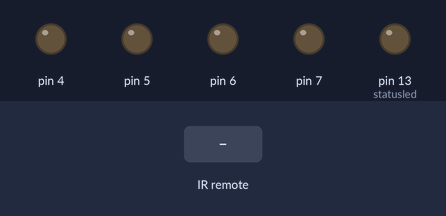
The sketch below on a simulated Arduino Uno, built with avr-gcc and run on an emulated ATmega328P. On the bench: output pins drawn as LEDs (lit = HIGH). Inputs (shaded band) come from the test bench.

Above: at 1.2 s.
1.3 s: infrared code 0xFF50AF received
At 2.5 s:
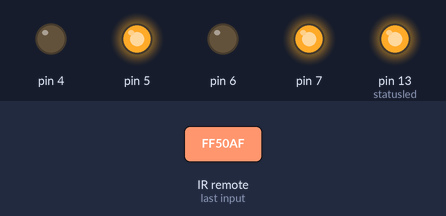
2.8 s: infrared code 0xFF30CF received
At 3.6 s:
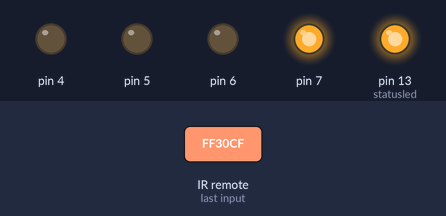
4.3 s: infrared code 0xFFB04F received
At 4.7 s:
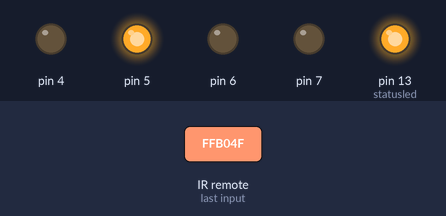
5.8 s: infrared code 0xFFD02F received
At 7.0 s:
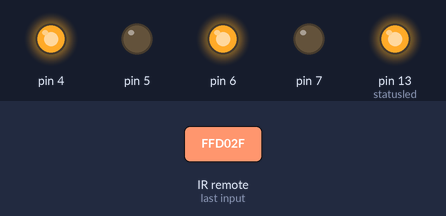
7.3 s: infrared code 0xFF9867 received
At 8.2 s:
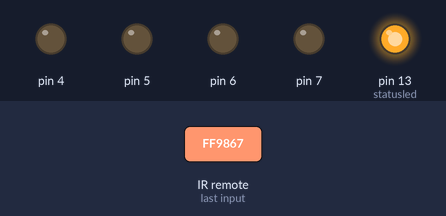
Timing chart, 0 to 9.8 s (numbered marks = the images above; inputs shaded):
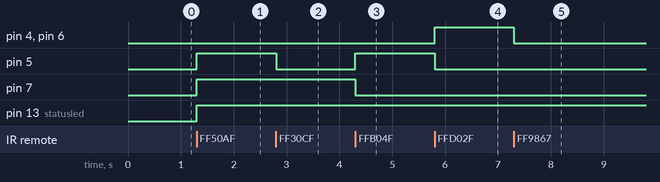

The sketch:

ir_robot_ctrl.ino
```cpp
/*Type your 5 button s code in if else if statement in bellow code. The shown value is my remote value.

Use 5 button to control robot forward, reverse, left right and stop*/

#include <IRremote.h>

int RECV_PIN = 11;

int statusled = 13;

IRrecv irrecv(RECV_PIN);

decode_results results;

void setup()

{

irrecv.enableIRIn();

pinMode(statusled,OUTPUT);

pinMode(7,OUTPUT);

pinMode(6,OUTPUT);

pinMode(5,OUTPUT);

pinMode(4,OUTPUT);

digitalWrite(statusled,LOW);

}

void loop() {

if (irrecv.decode(&results)) {

digitalWrite(statusled,HIGH);

irrecv.resume();

if (results.value == 0xFF50AF){ // type your remote forward robot control button hex value in underlined area.

digitalWrite(7,HIGH);

digitalWrite(6,LOW);

digitalWrite(5,HIGH);

digitalWrite(4,LOW);

}else if(results.value == 0xFF30CF){ // type your remote left robot control button hex value in underlined area.

digitalWrite(7,HIGH);

digitalWrite(6,LOW);

digitalWrite(5,LOW);

digitalWrite(4,LOW);

}

else if(results.value == 0xFFB04F){ // type your remote right robot control button hex value in underlined area.

digitalWrite(7,LOW);

digitalWrite(6,LOW);

digitalWrite(5,HIGH);

digitalWrite(4,LOW);

} else if(results.value == 0xFFD02F){ // type your remote backward robot control button hex value in underlined area.

digitalWrite(7,LOW);

digitalWrite(6,HIGH);

digitalWrite(5,LOW);

digitalWrite(4,HIGH);

}else if(results.value == 0xFF9867){ // type your remote stop robot control button hex value in underlined area.

digitalWrite(7,LOW);

digitalWrite(6,LOW);

digitalWrite(5,LOW);

digitalWrite(4,LOW);

}

}

}
```

Measured:
- after the input at 1.3 s, pin 5, pin 7, pin 13 (statusled): LOW → HIGH at once
- after the input at 2.8 s, pin 5: HIGH → LOW at once
- after the input at 4.3 s, pin 5: LOW → HIGH at once; pin 7: HIGH → LOW at once
- after the input at 5.8 s, pin 4, pin 6: LOW → HIGH at once; pin 5: HIGH → LOW at once
- after the input at 7.3 s, pin 4, pin 6: HIGH → LOW at once
